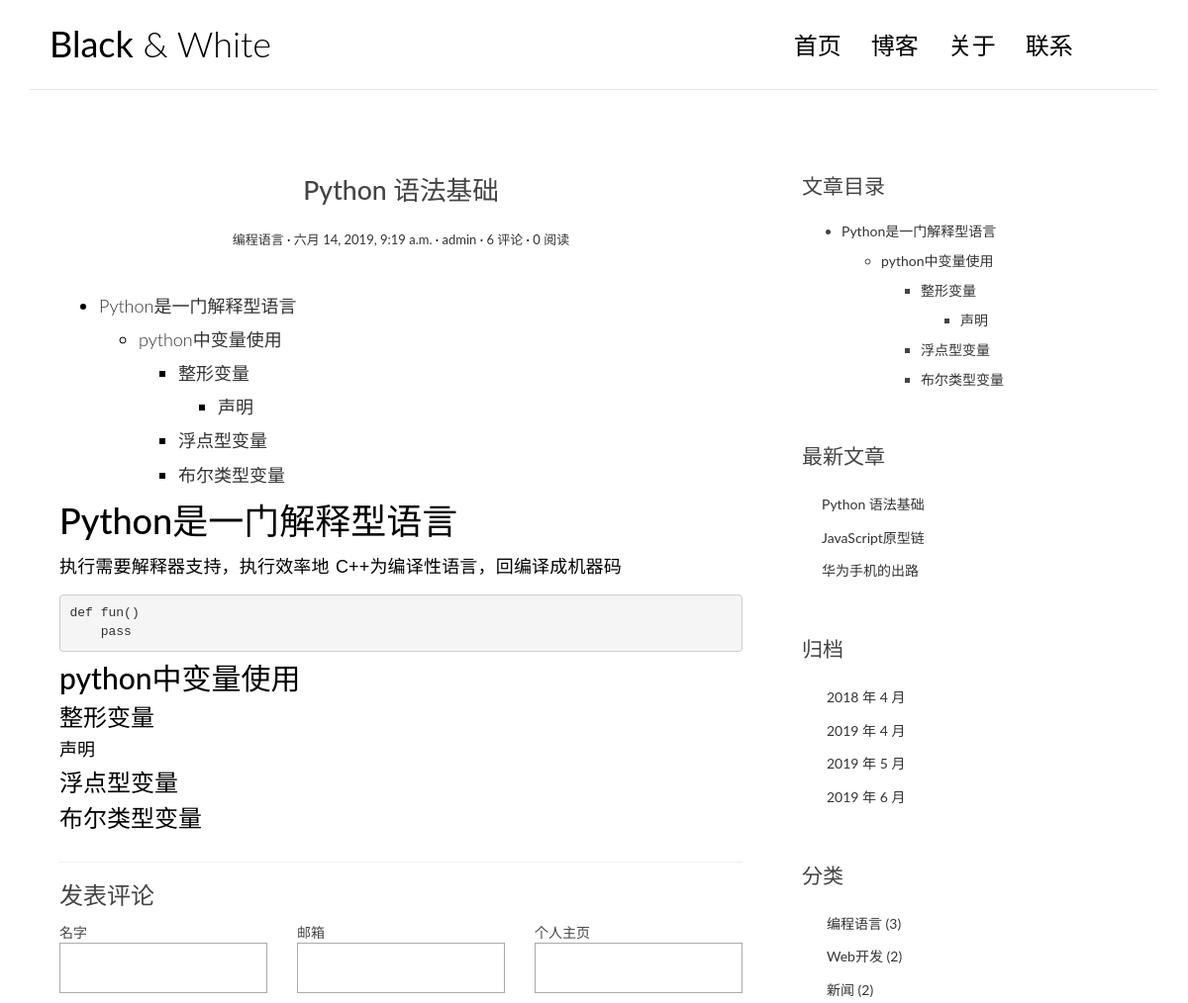
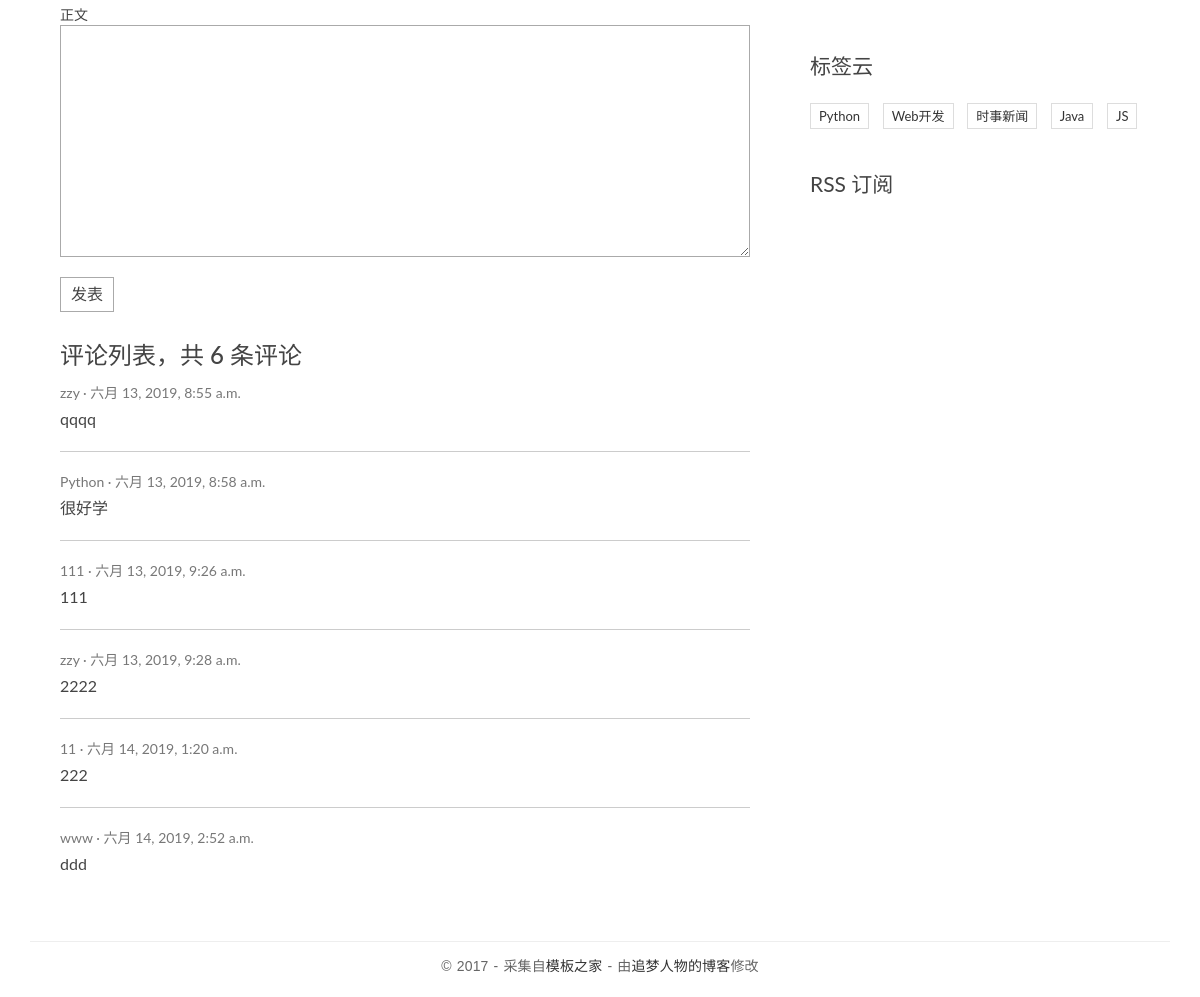
/single/1/, run on the app's committed database (2 pictures, top to bottom).
### blog/models.py (models this page shows, shortened)
class Article(models.Model):
    title = models.CharField(max_length=30)
    body = models.TextField()
    category = models.ForeignKey(Category,on_delete=models.CASCADE)
    tags = models.ManyToManyField(Tag)
    create_time = models.DateTimeField(auto_now=True)
    update_time = models.DateTimeField(auto_now_add=True)
    author = models.ForeignKey(User,on_delete=models.CASCADE)
    views = models.IntegerField(default=0)

class Category(models.Model):
    title = models.CharField(max_length=20)

class Tag(models.Model):
    title = models.CharField(max_length=20,)

### comments/models.py (models this page shows, shortened)
class Comment(models.Model):
    name = models.CharField(max_length=30,verbose_name="名字")
    create_time = models.DateTimeField(auto_now=True)
    content = models.CharField(max_length=500,verbose_name="正文")
    email = models.EmailField(blank=True,null=True,verbose_name="邮箱")
    url = models.URLField(blank=True,null=True,verbose_name="个人主页")
    article = models.ForeignKey(Article,on_delete=models.CASCADE)

### blog/views.py (the view, shortened to what this page needs)
# urls.py: url(r'^single/(\d+)/$', views.SingleView.as_view(), name="single"),
class SingleView(View):
    def get(self,req,id):
        article = get_object_or_404(Article, pk=id)
        md = markdown.Markdown(extensions=[
            'markdown.extensions.extra',
            'markdown.extensions.codehilite',
            'markdown.extensions.toc',
        ])
        article.body = md.convert(article.body)
        article.toc = md.toc
        cf = CommentForm()
        return render(req, "blog/single.html",locals())

### comments/forms.py
class CommentForm(forms.ModelForm):
    class Meta():
        model = Comment
        fields = ["name","content","email","url"]
        widgets = {
            "content": forms.Textarea()
        }

### blog/templatetags/my_fun.py (called while the page is built)
@register.simple_tag
def  getlatestarticles(num=3):
    return Article.objects.all().order_by("-create_time")[:num]

@register.simple_tag
def getarchives():
    return Article.objects.dates("create_time","month")

@register.simple_tag
def getcategorys():
    return Category.objects.all()

@register.simple_tag
def gettags():
    return Tag.objects.all()

### template/blog/single.html (shortened to what this page needs)
{% extends "blog/base.html" %}
{% block left %}
        <article class="post post-{{ article.id }}">
            <header class="entry-header">
                <h1 class="entry-title">{{ article.title }}</h1>
                <div class="entry-meta">
                    <span class="post-category"><a href="#">{{ article.category.title }}</a></span>
                    <span class="post-date"><a href="#"><time class="entry-date"
                                                              datetime="2012-11-09T23:15:57+00:00">{{ article.create_time }}</time></a></span>
                    <span class="post-author"><a href="#">{{ article.author.username }}</a></span>
                    <span class="comments-link"><a href="#">{{ article.comment_set.count }} 评论</a></span>
                    <span class="views-count"><a href="#">{{ article.views }} 阅读</a></span>
                </div>
            </header>
            <div class="entry-content clearfix">
                <p>
                    {{ article.body|safe }}
                </p>
            </div>
        </article>
        <section class="comment-area" id="comment-area">
                    <hr>
                    <h3>发表评论</h3>
                    <form action="{% url 'blog:single' article.id %}" method="post" class="comment-form">
                        <div class="row">
                            <div class="col-md-4">
                                {{ cf.name.label }}
                                {{ cf.name }}
                            </div>
                            <div class="col-md-4">
                                {{ cf.email.label }}
                                {{ cf.email }}
                            </div>
                            <div class="col-md-4">
                                {{ cf.url.label }}
                                {{ cf.url }}
                            </div>
                            <div class="col-md-12">
                                {{ cf.content.label }}
                                {{ cf.content }}
                                <button type="submit" class="comment-btn">发表</button>
                            </div>
                        </div>
                    </form>
                    <div class="comment-list-panel">
                        <h3>评论列表，共 <span> {{ article.comment_set.count }} </span> 条评论</h3>
                        <ul class="comment-list list-unstyled">
                            {% for c in article.comment_set.all %}
                            <li class="comment-item">
                                <span class="nickname">{{ c.name }}</span>
                                <time class="submit-date" datetime="2012-11-09T23:15:57+00:00">{{ c.create_time }}</time>
                                <div class="text">
                                    {{ c.content }}
                                </div>
                            </li>
                            {% endfor %}
                        </ul>
                    </div>
                </section>
{% endblock %}
{% block right %}
        <div class="widget widget-content">
                    <h3 class="widget-title">文章目录</h3>
                    {{ article.toc|safe }}
        </div>
{% endblock %}

### template/blog/base.html (shortened to what this page needs)
{% load my_fun %}
<!DOCTYPE html>
<html>
<head>
    <link rel="stylesheet" href="/static/css/bootstrap.min.css">
    <link rel="stylesheet" href="http://code.ionicframework.com/ionicons/2.0.1/css/ionicons.min.css">
    <link rel="stylesheet" href="/static/css/pace.css">
    <link rel="stylesheet" href="/static/css/custom.css">
</head>
<body>
<div class="container">
    <header id="site-header">
        <div class="row">
            <div class="col-md-4 col-sm-5 col-xs-8">
                <div class="logo">
                    <h1><a href="/"><b>Black</b> &amp; White</a></h1>
                </div>
            </div>
            <div class="col-md-8 col-sm-7 col-xs-4">
                <nav class="main-nav" role="navigation">
                    <div class="collapse navbar-collapse" id="bs-example-navbar-collapse-1">
                        <ul class="nav navbar-nav navbar-right">
                            <li class="cl-effect-11"><a href="/" data-hover="首页">首页</a></li>
                            <li class="cl-effect-11"><a href="#" data-hover="博客">博客</a></li>
                            <li class="cl-effect-11"><a href="#" data-hover="关于">关于</a></li>
                            <li class="cl-effect-11"><a href="#" data-hover="联系">联系</a></li>
                        </ul>
                    </div>
                </nav>
            </div>
        </div>
    </header>
</div>
<div class="content-body">
    <div class="container">
        <div class="row">
            <main class="col-md-8">
                {% block left %}
                {% endblock %}
            </main>
            <aside class="col-md-4">
                {% block right %}
                {% endblock %}
                <div class="widget widget-recent-posts">
                    <h3 class="widget-title">最新文章</h3>
                    <ul>
                        {% getlatestarticles as latestarticles %}
                        {% for article in latestarticles %}
                        <li>
                            <a href="{% url 'blog:single' article.id %}">{{ article.title }}</a>
                        </li>
                        {% endfor %}
                    </ul>
                </div>
                <div class="widget widget-archives">
                    <h3 class="widget-title">归档</h3>
                    <ul>
                        {% getarchives as  archives %}
                        {% for a in archives %}
                        <li>
                            <a href="{% url 'blog:archives' a.year a.month %}">{{ a.year }} 年 {{ a.month }} 月</a>
                        </li>
                        {% endfor %}
                    </ul>
                </div>
                <div class="widget widget-category">
                    <h3 class="widget-title">分类</h3>
                    <ul>
                        {% getcategorys as categorys %}
                        {% for c in categorys %}
                        <li>
                            <a href="{% url 'blog:category' c.id %}">{{ c.title }} <span class="post-count">({{ c.article_set.count }})</span></a>
                        </li>
                        {% endfor %}
                    </ul>
                </div>
                <div class="widget widget-tag-cloud">
                    <h3 class="widget-title">标签云</h3>
                    <ul>
                        {% gettags as tags %}
                        {% for tag in tags %}
                        <li>
                            <a href="{% url 'blog:tags' tag.id %}">{{ tag.title }}</a>
                        </li>
                        {% endfor %}
                    </ul>
                </div>
                <div class="rss">
                    <a href="{% url 'blog:rss' %}"> RSS 订阅</a>
                </div>
            </aside>
        </div>
    </div>
</div>
<footer id="site-footer">
    <div class="container">
        <div class="row">
            <div class="col-md-12">
                <p class="copyright">&copy 2017 - 采集自<a href="http://www.cssmoban.com/"
                                                        target="_blank" title="模板之家">模板之家</a>
                    - 由<a href="http://zmrenwu.com/" title="网页模板" target="_blank">追梦人物的博客</a>修改
                </p>
            </div>
        </div>
    </div>
</footer>
</body>
</html>

### static/css/custom.css (style rules this page uses)
* { outline: none; }
h1, h2, h3, h4, h5, h6 { margin-top: 0; }
b { font-weight: 400; }
a { color: #333; }
body { color: #444; font-family: 'Lato', sans-serif; }
p { font-family: 'Ubuntu', sans-serif; font-weight: 400; word-spacing: 1px; letter-spacing: 0.01em; }
#site-header { background-color: #FFF; padding: 25px 20px; margin-bottom: 40px; border-bottom: 1px solid #e7e7e7; }
.logo h1 a { color: #000; }
.logo h1 { margin: 0; font-family: 'Lato', sans-serif; font-weight: 300; }
.main-nav { margin-top: 11px; max-width: 95%; }
.main-nav a { color: #000000 !important; padding: 0 0 5px 0 !important; margin-right: 30px; font-family: 'Lato', sans-serif; font-weight: 300; font-size: 24px; }
.cl-effect-11 a { padding: 10px 0; color: #0972b4; text-shadow: none; }
.cl-effect-11 a::before { position: absolute; top: 0; left: 0; overflow: hidden; padding: 0 0 5px 0 !important; max-width: 0; border-bottom: 1px solid #000; color: #000; content: attr(data-hover); white-space: nowrap; -webkit-transition: max-width 0.5s; -moz-transition: max-width 0.5s; transition: max-width 0.5s; }
.content-body { padding-bottom: 4em; }
.post { background: #fff; padding: 30px 30px 0; }
.entry-title { text-align: center; font-size: 1.9em; margin-bottom: 20px; line-height: 1.6; padding: 10px 20px 0; }
.entry-meta { text-align: center; color: #DDDDDD; font-size: 13px; margin-bottom: 30px; }
.entry-content { font-size: 18px; line-height: 1.9; font-weight: 300; color: #000; }
.post-category::after, .post-date::after, .post-author::after, .comments-link::after { content: ' ·'; color: #000; }
.widget { background: #fff; padding: 30px 0 0; }
.widget-title { font-size: 1.5em; margin-bottom: 20px; line-height: 1.6; padding: 10px 0 0; font-weight: 400; }
.widget-recent-posts ul { padding: 0; margin: 0; padding-left: 20px; }
.widget-recent-posts ul li { list-style-type: none; position: relative; line-height: 170%; margin-bottom: 10px; }
.widget-recent-posts ul li::before { content: '\f3d3'; font-family: "Ionicons"; position: absolute; left: -17px; top: 3px; font-size: 16px; color: #000; }
.widget-archives ul { padding: 0; margin: 0; padding-left: 25px; }
.widget-archives ul li { list-style-type: none; position: relative; line-height: 170%; margin-bottom: 10px; }
.widget-archives ul li::before { content: '\f3f3'; font-family: "Ionicons"; position: absolute; left: -25px; top: 1px; font-size: 16px; color: #000; }
.widget-category ul { padding: 0; margin: 0; padding-left: 25px; }
.widget-category ul li { list-style-type: none; position: relative; line-height: 170%; margin-bottom: 10px; }
.widget-category ul li::before { content: '\f3fe'; font-family: "Ionicons"; position: absolute; left: -25px; top: 1px; font-size: 18px; color: #000; }
.widget-tag-cloud ul { padding: 0; margin: 0; margin-right: -10px; }
.widget-tag-cloud ul li { list-style-type: none; font-size: 13px; display: inline-block; margin-right: 10px; margin-bottom: 10px; padding: 3px 8px; border: 1px solid #ddd; }
.widget-content ul ul { margin-top: 10px; }
.widget-content ul li { margin-bottom: 10px; }
.rss { font-size: 21px; margin-top: 30px; }
.rss a { color: #444; }
#site-footer { padding-top: 10px; padding: 0 0 1.5em 0; }
.copyright { text-align: center; padding-top: 1em; margin: 0; border-top: 1px solid #eee; color: #666; }
.contact-form input, .comment-form input { border: 1px solid #aaa; margin-bottom: 15px; width: 100%; padding: 15px 15px; font-size: 16px; line-height: 100%; transition: 0.4s border-color linear; }
.contact-form textarea, .comment-form textarea { border: 1px solid #aaa; margin-bottom: 15px; width: 100%; padding: 15px 15px; font-size: 16px; line-height: 20px !important; min-height: 183px; transition: 0.4s border-color linear; }
.comment-area { padding: 0 30px 0; }
.comment-form { margin-top: 15px; }
.comment-form .comment-btn { background-color: #fff; border: 1px solid #aaa; font-size: 16px; padding: 5px 10px; }
.comment-list-panel { margin-top: 30px; }
.comment-list { margin-top: 15px; }
.comment-item:not(:last-child) { border-bottom: 1px #ccc solid; margin-bottom: 20px; padding-bottom: 20px; }
.comment-item .nickname, .comment-item .submit-date { color: #777; font-size: 14px; }
.comment-item .nickname:after { content: ' ·'; }
.comment-item .text { padding-top: 5px; font-size: 16px; }

### data on the page
Article: title "Python 语法基础", category "编程语言", create_time "六月 14, 2019, 9:19 a.m.", author.username "admin", comment_set.count "6", views "0", body "Python是一门解释型语言 python中变量使用 整形变量 声明 浮点型变量 布尔类型变量 Python是一门解释型语言 执行需要解释器支持，执行效率地 C++为编译性语言，回编译成机器码 def fun() pass python中变量使用 整形变量 声明 浮点型变量 布尔类型变量", toc "Python是一门解释型语言 python中变量使用 整形变量 声明 浮点型变量 布尔类型变量"
Comment: name "zzy", create_time "六月 13, 2019, 8:55 a.m.", content "qqqq"
Comment: name "Python", create_time "六月 13, 2019, 8:58 a.m.", content "很好学"
Comment: name "111", create_time "六月 13, 2019, 9:26 a.m.", content "111"
Comment: name "zzy", create_time "六月 13, 2019, 9:28 a.m.", content "2222"
Comment: name "11", create_time "六月 14, 2019, 1:20 a.m.", content "222"
Comment: name "www", create_time "六月 14, 2019, 2:52 a.m.", content "ddd"
Article: title "JavaScript原型链"
Article: title "华为手机的出路"
Category: title "编程语言", article_set.count "3"
Category: title "Web开发", article_set.count "2"
Category: title "新闻", article_set.count "2"
Tag: title "Python"
Tag: title "Web开发"
Tag: title "时事新闻"
Tag: title "Java"
Tag: title "JS"

### other printed values
{{ cf.name.label }} "名字"
{{ cf.email.label }} "邮箱"
{{ cf.url.label }} "个人主页"
{{ cf.content.label }} "正文"
{{ a.year }} "2018" "2019" "2019" "2019"
{{ a.month }} "4" "4" "5" "6"
